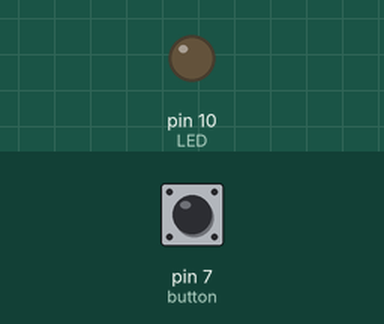
The sketch below on a simulated Arduino Uno, built with avr-gcc and run on an emulated ATmega328P. On the bench: output pins drawn as LEDs (lit = HIGH). The test bench sets the inputs (shaded band); at power-on: pin 7 (button) HIGH.

Above: at 1.2 s.
1.3 s: pin 7 (button) pulled LOW for 0.15 s
At 2.5 s:
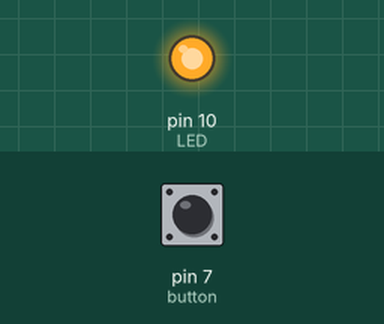
2.9 s: pin 7 (button) pulled LOW for 1 s
At 3.9 s:
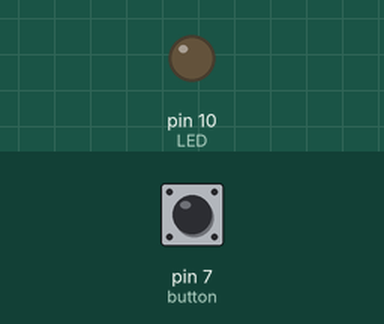
5.4 s: pin 7 (button) pulled LOW for 3.2 s
At 5.8 s:
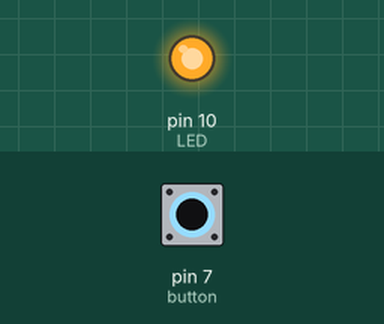
Timing chart, 0 to 8.4 s (numbered marks = the images above; inputs shaded):
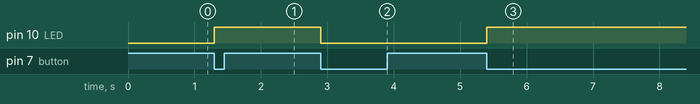

Measured:
- after the input at 1.3 s, pin 10 (LED): LOW → HIGH at once
- after the input at 2.9 s, pin 10 (LED): HIGH → LOW at once
- after the input at 5.4 s, pin 10 (LED): LOW → HIGH at once

The sketch:

masksBitsButtonToggleLed.ino
```cpp
#define pin7mask 0b01111111
#define ledManipulationMask 0b11111011

bool btnState, btnOldState, btnClick = false;
unsigned long long debounceTimer = 0;
uint8_t modeNow = 1;

void setup() {
  DDRB = DDRB | (1 << 2);                       //pinMode(10, OUTPUT);
  DDRD = DDRD & pin7mask;                       //pinMode(7, INPUT);        setting the pin to input
  PORTD = PORTD | (1 << 7);                     //pinMode(7, INPUT_PULLUP); enabling the inside pullup resistor since we are using it for a button
  debounceTimer = millis();
}

void loop() {
  //------------------------------------------------------
  if (millis() - debounceTimer < 50)            //Debounce method, executes code every 50 milliseconds
  {                                             //Average "bouncing period" is between 5-20 milliseconds,
    return;                                     //but for the sake of sureness, I make it run every 50.
  }
  else
  {
    debounceTimer = millis();
  }
  //------------------------------------------------------
  btnState = (PIND & ~pin7mask) >> 7;           //btn = digitalRead(7); Returns 0 if button is pressed and 1 if button is not pressed
  //------------------------------------------------------
  if (btnState != btnOldState)                  //StateChange Machine btn
  {
    btnOldState = btnState;
    btnClick = true;
  }//
  else
  {
    btnClick = false;
  }
  //------------------------------------------------------
  if (btnClick && !btnState)                    //Executing code once when btn is pressed
  {
    modeNow = modeNow << 1;                     //shifting between the 2 modes using bitwise operations
    PORTB = PORTB | (1 << 2);                   //pinMode(10, HIGH); LED ON
    if (modeNow == 4)
    {
      modeNow = modeNow >> 2;                   //shifting between the 2 modes using bitwise operations
      PORTB = PORTB & ledManipulationMask;      //pinMode(10, LOW); LED OFF
    }
  }
}
```
